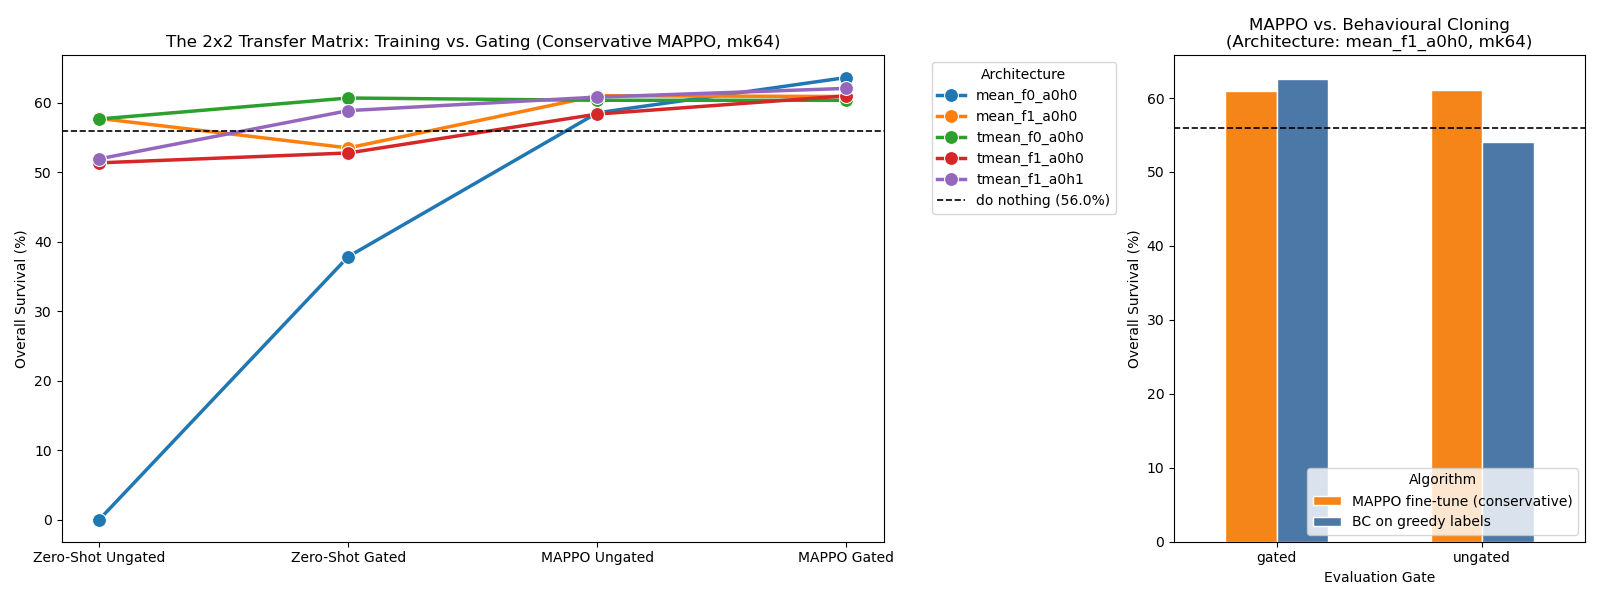

Here is the Python script that generated this plot:
import sys
from pathlib import Path
sys.path.insert(0, str(Path("/Users/corentinplumet/Documents/RL_Marl2grid/Topology_Task/analysis/metrics/notebooks/episodic_survival")))
import wcci_transfer_data as W
import pandas as pd
import numpy as np
import matplotlib.pyplot as plt
import seaborn as sns

data = W.load()
runs = data.runs.dropna(subset=["overall_pct"])

cons_variants = runs[runs["route"] == "MAPPO fine-tune (conservative)"]["variant"].unique()

def get_best_perf(route, gate, mk=64):
    subset = runs[(runs["route"] == route) & (runs["gate"] == gate) & (runs["mk"] == mk) & (runs["variant"].isin(cons_variants))]
    if subset.empty:
        return pd.Series(dtype=float)
    return subset.groupby("variant")["overall_pct"].max()

df2x2 = pd.DataFrame({
    "Zero-Shot Ungated": get_best_perf("bus14 zero-shot", "ungated"),
    "Zero-Shot Gated": get_best_perf("bus14 zero-shot", "gated"),
    "MAPPO Ungated": get_best_perf("MAPPO fine-tune (conservative)", "ungated"),
    "MAPPO Gated": get_best_perf("MAPPO fine-tune (conservative)", "gated")
})
print("Full df2x2:")
print(df2x2)

df2x2 = df2x2.dropna()
print("Cleaned df2x2:")
print(df2x2)

mappo_bc = runs[(runs["route"].isin(["MAPPO fine-tune (conservative)", "BC on greedy labels"])) & 
                (runs["variant"] == "NLS_mean_f1_a0h0") & (runs["mk"] == 64)]
mappo_bc_pivot = mappo_bc.pivot_table(index="route", columns="gate", values="overall_pct", aggfunc="max")
print(mappo_bc_pivot)

fig, axes = plt.subplots(1, 2, figsize=(16, 6), gridspec_kw={'width_ratios': [2, 1]})

df2x2.index = df2x2.index.str.replace("NLS_", "")
df2x2_melted = df2x2.reset_index().melt(id_vars="variant", var_name="Condition", value_name="Overall Survival (%)")

sns.lineplot(data=df2x2_melted, x="Condition", y="Overall Survival (%)", hue="variant", marker="o", ax=axes[0], palette="tab10", linewidth=2.5, markersize=10)
axes[0].set_title("The 2x2 Transfer Matrix: Training vs. Gating (Conservative MAPPO, mk64)")
axes[0].set_xlabel("")
axes[0].axhline(data.dn_overall, color="black", linestyle="--", linewidth=1.2, label=f"do nothing ({data.dn_overall:.1f}%)")
axes[0].legend(title="Architecture", bbox_to_anchor=(1.05, 1), loc='upper left')

mappo_bc_pivot.T.plot(kind="bar", ax=axes[1], color=["#F58518", "#4C78A8"], edgecolor="white")
axes[1].set_title("MAPPO vs. Behavioural Cloning\n(Architecture: mean_f1_a0h0, mk64)")
axes[1].set_ylabel("Overall Survival (%)")
axes[1].set_xlabel("Evaluation Gate")
axes[1].set_xticklabels(axes[1].get_xticklabels(), rotation=0)
axes[1].axhline(data.dn_overall, color="black", linestyle="--", linewidth=1.2)
axes[1].legend(title="Algorithm", loc="lower right")

fig.tight_layout()
fig.savefig("test_deep_dive.png")
print("Done!")
